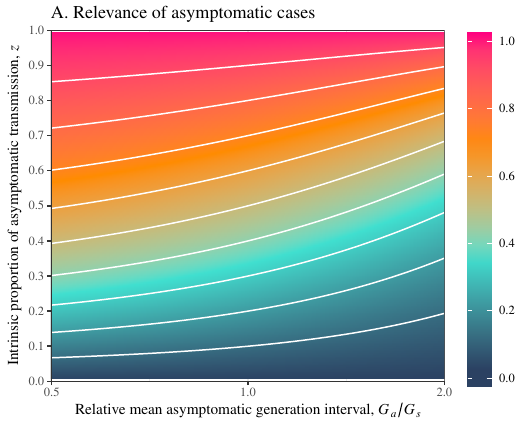

Source code (R):
library(emdbook)
library(ggplot2); theme_set(theme_bw(base_family = "Times"))

r <- 1/7
G_s <- 7
kappa_s <- 0.2
kappa_a <- 0.2

z <- seq(0.01, 0.99, by=0.005)
relG <- exp(seq(log(0.5), log(2), by=0.005))

qodds <- apply2d(
  "*", 
  z/(1-z),
  (1 + kappa_s * r * G_s)^(1/kappa_s)/(1 + kappa_a * r * relG * G_s)^(1/kappa_a)
)

qvals <- qodds/(1+qodds)

figdata <- data.frame(
  q=c(qvals),
  z=rep(z, length(relG)),
  relG=rep(relG, each=length(z))
)

g0 <- ggplot(figdata) +
  geom_raster(aes(relG, z, fill=q)) +
  geom_contour(aes(relG, z, z=q), col="white") +
  scale_x_log10(expression(paste("Relative mean asymptomatic generation interval, ", italic(G[a]/G[s]))), expand=c(0, 0),
                     breaks=c(0.5, 1, 2)) +
  scale_y_continuous(expression(paste("Intrinsic proportion of asymptomatic transmission, ", italic(z))), expand=c(0, 0),
                     limits=c(0, 1),
                     breaks=0:10/10) +
  scale_fill_gradientn(colors=c("#2B4162", "#40E0D0", "#FF8C00", "#FF0080"),
                       limits=c(0, 1),
                       breaks=0:5*2/10) +
  ggtitle("A. Relevance of asymptomatic cases") +
  theme(
    legend.title = element_blank(),
    legend.key.height = unit(1.8, "cm")
  )

ggsave("figheatmap_02.pdf", g0, width=5.3, height=4.3)
